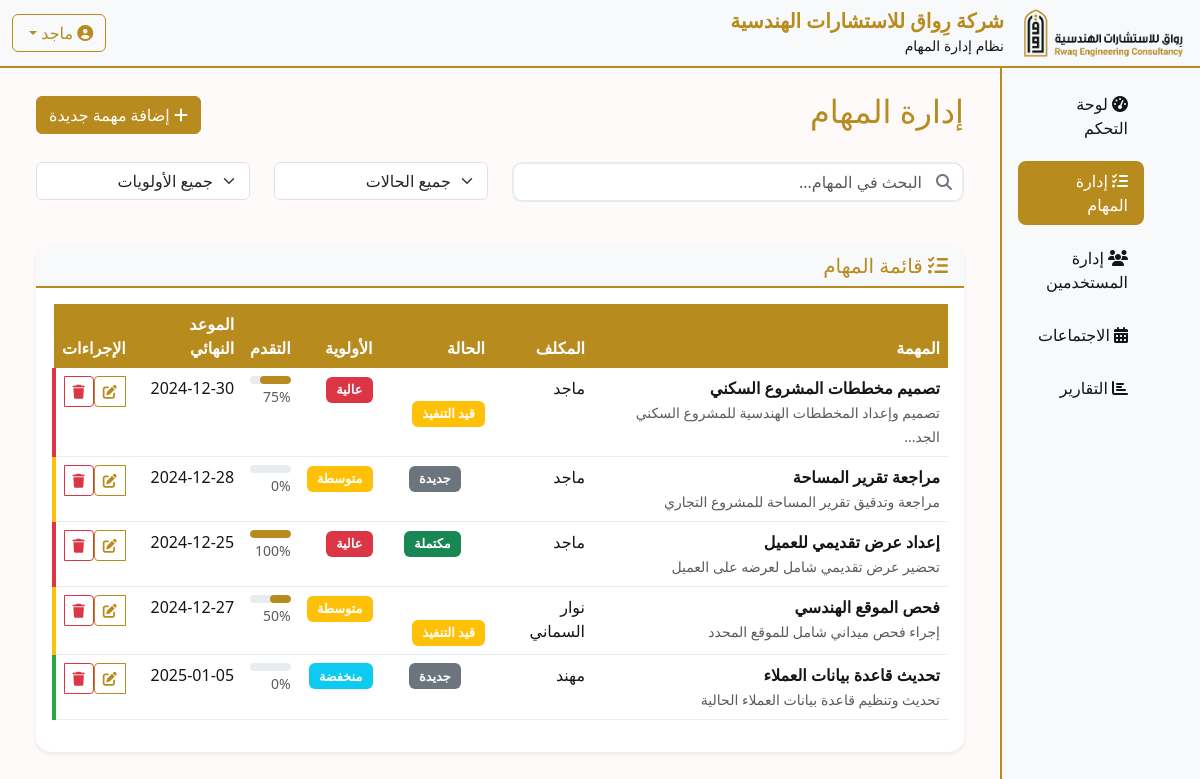
Page /tasks (signed in) on the committed database.
### tables this page shows
CREATE TABLE users (
            id INTEGER PRIMARY KEY AUTOINCREMENT,
            name TEXT NOT NULL,
            email TEXT UNIQUE NOT NULL,
            password TEXT NOT NULL,
            position TEXT NOT NULL,
            department TEXT NOT NULL,
            join_date DATE,
            manager_id INTEGER,
            permissions TEXT,
            profile_image TEXT,
            created_at TIMESTAMP DEFAULT CURRENT_TIMESTAMP, supervisor_id INTEGER REFERENCES users(id),
            FOREIGN KEY (manager_id) REFERENCES users (id)
        );

CREATE TABLE tasks (
            id INTEGER PRIMARY KEY AUTOINCREMENT,
            title TEXT NOT NULL,
            description TEXT,
            assigned_to INTEGER,
            created_by INTEGER,
            priority TEXT DEFAULT 'متوسطة',
            status TEXT DEFAULT 'جديدة',
            progress INTEGER DEFAULT 0,
            due_date DATE,
            created_at TIMESTAMP DEFAULT CURRENT_TIMESTAMP,
            updated_at TIMESTAMP DEFAULT CURRENT_TIMESTAMP,
            FOREIGN KEY (assigned_to) REFERENCES users (id),
            FOREIGN KEY (created_by) REFERENCES users (id)
        );

### app.py (the view)
@app.route('/tasks')
@login_required
def tasks():
    conn = sqlite3.connect('rivaq.db')
    cursor = conn.cursor()
    cursor.execute('''
        SELECT t.*, u.name as assigned_name, c.name as creator_name
        FROM tasks t
        LEFT JOIN users u ON t.assigned_to = u.id
        LEFT JOIN users c ON t.created_by = c.id
        ORDER BY t.created_at DESC
    ''')
    tasks_list = cursor.fetchall()
    cursor.execute('SELECT id, name FROM users')
    users_list = cursor.fetchall()
    conn.close()
    return render_template('tasks.html', tasks=tasks_list, users=users_list)

### app.py (called while the page is built)
def login_required(f):
    @wraps(f)
    def decorated_function(*args, **kwargs):
        if 'user_id' not in session:
            return redirect(url_for('login'))
        return f(*args, **kwargs)
    return decorated_function

### templates/tasks.html (shortened to what this page needs)
{% extends "base.html" %}
{% block content %}
<div class="d-flex justify-content-between align-items-center mb-4">
    <h2 style="color: #b78b1e;">إدارة المهام</h2>
    <button class="btn btn-primary" data-bs-toggle="modal" data-bs-target="#addTaskModal">
        <i class="fas fa-plus"></i> إضافة مهمة جديدة
    </button>
</div>
<div class="row mb-4">
    <div class="col-md-6">
        <div class="search-container">
            <input type="text" class="form-control advanced-search" data-target="tasksTable" placeholder="البحث في المهام...">
            <i class="fas fa-search search-icon"></i>
        </div>
    </div>
    <div class="col-md-3">
        <select class="form-select" id="statusFilter">
            <option value="">جميع الحالات</option>
        </select>
    </div>
    <div class="col-md-3">
        <select class="form-select" id="priorityFilter">
            <option value="">جميع الأولويات</option>
        </select>
    </div>
</div>
<div class="card border-0 shadow-sm">
    <div class="card-header" style="background-color: #f8f9fa; border-bottom: 2px solid #b78b1e;">
        <h5 class="mb-0" style="color: #b78b1e;">
            <i class="fas fa-tasks"></i> قائمة المهام
        </h5>
    </div>
    <div class="card-body">
        <div class="table-responsive-custom">
            <table class="table table-hover" id="tasksTable">
                <thead>
                    <tr>
                        <th style="color: white; background-color: #b78b1e;">المهمة</th>
                        <th style="color: white; background-color: #b78b1e;">المكلف</th>
                        <th style="color: white; background-color: #b78b1e;">الحالة</th>
                        <th style="color: white; background-color: #b78b1e;">الأولوية</th>
                        <th style="color: white; background-color: #b78b1e;">التقدم</th>
                        <th style="color: white; background-color: #b78b1e;">الموعد النهائي</th>
                        <th style="color: white; background-color: #b78b1e;">الإجراءات</th>
                    </tr>
                </thead>
                <tbody>
                    {% for task in tasks %}
                    <tr class="{% if task[5] == 'عالية' %}priority-high{% elif task[5] == 'متوسطة' %}priority-medium{% else %}priority-low{% endif %}">
                        <td>
                            <strong style="color: #121617;">{{ task[1] }}</strong>
                            <br>
                            <small class="text-muted">{{ task[2][:50] }}{% if task[2]|length > 50 %}...{% endif %}</small>
                        </td>
                        <td style="color: #121617;">{{ task[12] or 'غير محدد' }}</td>
                        <td>
                            <span class="status-indicator status-{{ task[6].replace(' ', '-').lower() }}"></span>
                            {% if task[6] == 'مكتملة' %}
                                <span class="badge bg-success">{{ task[6] }}</span>
                            {% elif task[6] == 'قيد التنفيذ' %}
                                <span class="badge bg-warning">{{ task[6] }}</span>
                            {% elif task[6] == 'معلقة' %}
                                <span class="badge bg-danger">{{ task[6] }}</span>
                            {% else %}
                                <span class="badge bg-secondary">{{ task[6] }}</span>
                            {% endif %}
                        </td>
                        <td>
                            {% if task[5] == 'عالية' %}
                                <span class="badge bg-danger">{{ task[5] }}</span>
                            {% elif task[5] == 'متوسطة' %}
                                <span class="badge bg-warning">{{ task[5] }}</span>
                            {% else %}
                                <span class="badge bg-info">{{ task[5] }}</span>
                            {% endif %}
                        </td>
                        <td>
                            <div class="progress" style="height: 8px;">
                                <div class="progress-bar" role="progressbar" style="width: {{ task[7] }}%; background-color: #b78b1e;" aria-valuenow="{{ task[7] }}" aria-valuemin="0" aria-valuemax="100"></div>
                            </div>
                            <small class="text-muted">{{ task[7] }}%</small>
                        </td>
                        <td style="color: #121617;">
                            {% if task[8] %}
                                {{ task[8] }}
                            {% else %}
                                <span class="text-muted">غير محدد</span>
                            {% endif %}
                        </td>
                        <td>
                            <div class="btn-group" role="group">
                                <button class="btn btn-sm btn-outline-primary" onclick="editTask({{ task[0] }})" data-bs-toggle="tooltip" title="تعديل">
                                    <i class="fas fa-edit"></i>
                                </button>
                                <button class="btn btn-sm btn-outline-danger" onclick="deleteTask({{ task[0] }})" data-bs-toggle="tooltip" title="حذف">
                                    <i class="fas fa-trash"></i>
                                </button>
                            </div>
                        </td>
                    </tr>
                    {% endfor %}
                </tbody>
            </table>
        </div>
    </div>
</div>
{% endblock %}

### templates/base.html (shortened to what this page needs)
<!DOCTYPE html>
<html lang="ar" dir="rtl">
<head>
    <link href="https://cdn.jsdelivr.net/npm/bootstrap@5.3.0/dist/css/bootstrap.min.css" rel="stylesheet">
    <link href="https://cdnjs.cloudflare.com/ajax/libs/font-awesome/6.4.0/css/all.min.css" rel="stylesheet">
    <link href="https://cdnjs.cloudflare.com/ajax/libs/toastr.js/latest/toastr.min.css" rel="stylesheet">
    <link href="{{ url_for('static', filename='css/style.css') }}" rel="stylesheet">
    <link href="{{ url_for('static', filename='css/enhanced.css') }}" rel="stylesheet">
</head>
<body style="background-color: #FFFAFA; font-family: 'Segoe UI', Tahoma, Geneva, Verdana, sans-serif;">
    {% if session.user_id %}
    <nav class="navbar navbar-expand-lg" style="background-color: #f8f9fa; border-bottom: 2px solid #b78b1e;">
        <div class="container-fluid">
            <div class="d-flex align-items-center">
                <img src="{{ url_for('static', filename='images/rivaq-logo.png') }}" alt="شعار رِواق" style="height: 50px; margin-left: 15px;">
                <div>
                    <h5 class="mb-0" style="color: #b78b1e; font-weight: bold;">شركة رِواق للاستشارات الهندسية</h5>
                    <small style="color: #121617;">نظام إدارة المهام</small>
                </div>
            </div>
            <div class="d-flex align-items-center">
                <div class="dropdown">
                    <button class="btn dropdown-toggle" type="button" data-bs-toggle="dropdown" style="color: #b78b1e; border: 1px solid #b78b1e;">
                        <i class="fas fa-user-circle"></i> {{ session.user_name }}
                    </button>
                </div>
            </div>
        </div>
    </nav>
    <div class="container-fluid">
        <div class="row">
            <div class="col-md-3 col-lg-2 px-0">
                <div class="sidebar" style="background-color: #f8f9fa; min-height: calc(100vh - 76px); border-left: 2px solid #b78b1e;">
                    <div class="p-3">
                        <ul class="nav flex-column">
                            <li class="nav-item mb-2">
                                <a class="nav-link {% if request.endpoint == 'dashboard' %}active{% endif %}" href="{{ url_for('dashboard') }}" style="color: #121617; border-radius: 8px;">
                                    <i class="fas fa-tachometer-alt"></i> لوحة التحكم
                                </a>
                            </li>
                            <li class="nav-item mb-2">
                                <a class="nav-link {% if request.endpoint == 'tasks' %}active{% endif %}" href="{{ url_for('tasks') }}" style="color: #121617; border-radius: 8px;">
                                    <i class="fas fa-tasks"></i> إدارة المهام
                                </a>
                            </li>
                            <li class="nav-item mb-2">
                                <a class="nav-link {% if request.endpoint == 'users' %}active{% endif %}" href="{{ url_for('users') }}" style="color: #121617; border-radius: 8px;">
                                    <i class="fas fa-users"></i> إدارة المستخدمين
                                </a>
                            </li>
                            <li class="nav-item mb-2">
                                <a class="nav-link {% if request.endpoint == 'meetings' %}active{% endif %}" href="{{ url_for('meetings') }}" style="color: #121617; border-radius: 8px;">
                                    <i class="fas fa-calendar-alt"></i> الاجتماعات
                                </a>
                            </li>
                            <li class="nav-item mb-2">
                                <a class="nav-link {% if request.endpoint == 'reports' %}active{% endif %}" href="{{ url_for('reports') }}" style="color: #121617; border-radius: 8px;">
                                    <i class="fas fa-chart-bar"></i> التقارير
                                </a>
                            </li>
                        </ul>
                    </div>
                </div>
            </div>
            <div class="col-md-9 col-lg-10">
                <div class="p-4">
                    {% block content %}{% endblock %}
                </div>
            </div>
        </div>
    </div>
    {% else %}
    {% block login_content %}{% endblock %}
    {% endif %}
</body>
</html>

### static/css/style.css (style rules this page uses)
:root { --rivaq-primary: #b78b1e; --rivaq-secondary: #121617; --rivaq-background: #FFFAFA; --rivaq-light: #f8f9fa; }
body { background-color: var(--rivaq-background) !important; color: var(--rivaq-secondary); font-family: 'Segoe UI', Tahoma, Geneva, Verdana, sans-serif; }
.navbar { background-color: var(--rivaq-light) !important; border-bottom: 2px solid var(--rivaq-primary); }
.sidebar { background-color: var(--rivaq-light); min-height: calc(100vh - 76px); border-left: 2px solid var(--rivaq-primary); }
.nav-link { color: var(--rivaq-secondary) !important; border-radius: 8px; margin-bottom: 5px; transition: all 0.3s ease; }
.nav-link.active { background-color: var(--rivaq-primary) !important; color: white !important; }
.btn-primary { background-color: var(--rivaq-primary); border-color: var(--rivaq-primary); }
.btn-outline-primary { color: var(--rivaq-primary); border-color: var(--rivaq-primary); }
.card { border: none; border-radius: 15px; box-shadow: 0 4px 6px rgba(0, 0, 0, 0.1); }
.card-header { background-color: var(--rivaq-light); border-bottom: 2px solid var(--rivaq-primary); border-radius: 15px 15px 0 0 !important; }
.table th { background-color: var(--rivaq-primary); color: white; border: none; }
.table td { color: var(--rivaq-secondary); border-color: #e9ecef; }
.form-control { border-radius: 10px; border: 2px solid #e9ecef; transition: border-color 0.3s ease; }
.badge { font-size: 0.8em; padding: 0.5em 0.8em; }
.progress { height: 8px; border-radius: 10px; background-color: #e9ecef; }
.progress-bar { background-color: var(--rivaq-primary); border-radius: 10px; }
.fade-in { animation: fadeIn 0.5s ease-in; }

### static/css/enhanced.css (style rules this page uses)
.status-indicator { display: inline-block; width: 12px; height: 12px; border-radius: 50%; margin-left: 8px; }
.priority-high { border-left: 4px solid #dc3545; }
.priority-medium { border-left: 4px solid #ffc107; }
.priority-low { border-left: 4px solid #28a745; }
.search-container { position: relative; margin-bottom: 20px; }
.search-container .form-control { padding-right: 40px; }
.search-container .search-icon { position: absolute; right: 12px; top: 50%; transform: translateY(-50%); color: #6c757d; }
.table-responsive-custom { overflow-x: auto; -webkit-overflow-scrolling: touch; }

### templates/base.html (style rules this page uses)
.nav-link.active { background-color: #b78b1e !important; color: white !important; }
.btn-primary { background-color: #b78b1e; border-color: #b78b1e; }

### rows in the picture
users: user_name "ماجد"
tasks: title "تصميم مخططات المشروع السكني", description "تصميم وإعداد المخططات الهندسية للمشروع السكني الجد", name "ماجد", status "قيد التنفيذ", priority "عالية", progress "75", due_date "2024-12-30"
tasks: title "مراجعة تقرير المساحة", description "مراجعة وتدقيق تقرير المساحة للمشروع التجاري", name "ماجد", status "جديدة", priority "متوسطة", progress "0", due_date "2024-12-28"
tasks: title "إعداد عرض تقديمي للعميل", description "تحضير عرض تقديمي شامل لعرضه على العميل", name "ماجد", status "مكتملة", priority "عالية", progress "100", due_date "2024-12-25"
tasks: title "فحص الموقع الهندسي", description "إجراء فحص ميداني شامل للموقع المحدد", name "نوار السماني", status "قيد التنفيذ", priority "متوسطة", progress "50", due_date "2024-12-27"
tasks: title "تحديث قاعدة بيانات العملاء", description "تحديث وتنظيم قاعدة بيانات العملاء الحالية", name "مهند", status "جديدة", priority "منخفضة", progress "0", due_date "2025-01-05"
